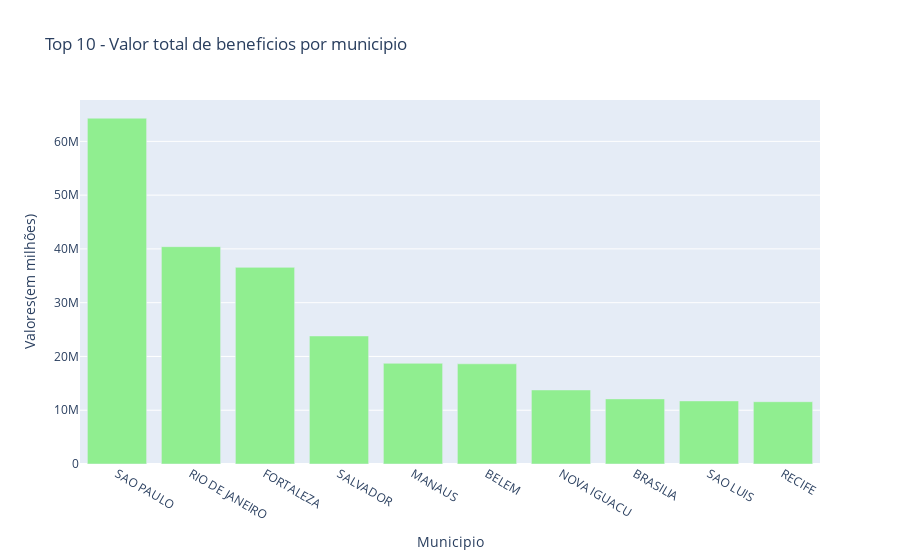

The notebook cell this image was saved under:
### Code cell
#Plotando o gráfico
data = [go.Bar(x=municipio_valor.index,
        y=municipio_valor.values,
        marker = {'color':'lightgreen'})]


layout = go.Layout(title='Top 10 - Valor total de beneficios por municipio',
                   yaxis={'title':'Valores(em milhões)'},
                   xaxis={'title':'Municipio'})

fig = go.Figure(data=data, layout=layout)
py.iplot(fig)

### Figure 1 — Plotly figure (JSON) as saved in the notebook; plotly's stock layout.template omitted (floating-point values rounded to 4 significant figures)
{"data": [{"marker": {"color": "lightgreen"}, "type": "bar", "x": ["SAO PAULO", "RIO DE JANEIRO", "FORTALEZA", "SALVADOR", "MANAUS", "BELEM", "NOVA IGUACU", "BRASILIA", "SAO LUIS", "RECIFE"], "y": [64306351, 40415653, 36565617, 23812838, 18725068, 18630913, 13766088, 12109549, 11731408, 11579990]}], "layout": {"title": {"text": "Top 10 - Valor total de beneficios por municipio"}, "xaxis": {"title": {"text": "Municipio"}}, "yaxis": {"title": {"text": "Valores(em milhões)"}}}}
